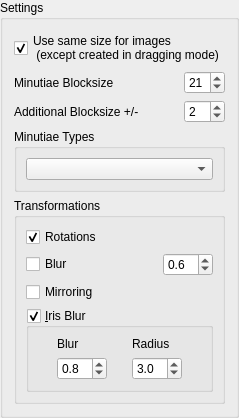
           <widget class="QGroupBox" name="groupBox_marker_settings">
            <property name="title">
             <string>Settings</string>
            </property>
            <layout class="QVBoxLayout" name="verticalLayout_67">
             <item>
              <widget class="QCheckBox" name="checkBox_marker_useUniqueSize">
               <property name="text">
                <string>Use same size for images
 (except created in dragging mode)</string>
               </property>
               <property name="checked">
                <bool>true</bool>
               </property>
              </widget>
             </item>
             <item>
              <layout class="QHBoxLayout" name="horizontalLayout_minutiaeBlocksize">
               <item>
                <widget class="QLabel" name="label_minutiaeBlockSize">
                 <property name="sizePolicy">
                  <sizepolicy hsizetype="Preferred" vsizetype="Preferred">
                   <horstretch>0</horstretch>
                   <verstretch>0</verstretch>
                  </sizepolicy>
                 </property>
                 <property name="text">
                  <string>Minutiae Blocksize</string>
                 </property>
                </widget>
               </item>
               <item>
                <widget class="QSpinBox" name="spinBox_minutiaeBlockSize">
                 <property name="sizePolicy">
                  <sizepolicy hsizetype="Fixed" vsizetype="Fixed">
                   <horstretch>0</horstretch>
                   <verstretch>0</verstretch>
                  </sizepolicy>
                 </property>
                 <property name="value">
                  <number>21</number>
                 </property>
                </widget>
               </item>
              </layout>
             </item>
             <item>
              <layout class="QHBoxLayout" name="horizontalLayout_25">
               <item>
                <widget class="QLabel" name="label_additionalBlocks">
                 <property name="sizePolicy">
                  <sizepolicy hsizetype="Preferred" vsizetype="Preferred">
                   <horstretch>0</horstretch>
                   <verstretch>0</verstretch>
                  </sizepolicy>
                 </property>
                 <property name="text">
                  <string>Additional Blocksize +/-</string>
                 </property>
                </widget>
               </item>
               <item>
                <widget class="QSpinBox" name="spinBox_additionalBlocks">
                 <property name="sizePolicy">
                  <sizepolicy hsizetype="Fixed" vsizetype="Fixed">
                   <horstretch>0</horstretch>
                   <verstretch>0</verstretch>
                  </sizepolicy>
                 </property>
                 <property name="value">
                  <number>2</number>
                 </property>
                </widget>
               </item>
              </layout>
             </item>
             <item>
              <widget class="QGroupBox" name="groupBox_minutiaeType">
               <property name="title">
                <string>Minutiae Types</string>
               </property>
               <layout class="QVBoxLayout" name="verticalLayout_2">
                <item>
                 <widget class="QComboBox" name="comboBox_minutiaeTypes">
                  <property name="enabled">
                   <bool>true</bool>
                  </property>
                  <property name="editable">
                   <bool>false</bool>
                  </property>
                  <property name="currentIndex">
                   <number>-1</number>
                  </property>
                  <property name="maxVisibleItems">
                   <number>10</number>
                  </property>
                  <property name="minimumContentsLength">
                   <number>0</number>
                  </property>
                  <property name="iconSize">
                   <size>
                    <width>35</width>
                    <height>35</height>
                   </size>
                  </property>
                 </widget>
                </item>
               </layout>
              </widget>
             </item>
             <item>
              <widget class="QGroupBox" name="groupBox_transformations">
               <property name="title">
                <string>Transformations</string>
               </property>
               <layout class="QVBoxLayout" name="verticalLayout">
                <item>
                 <widget class="QCheckBox" name="checkBox_marker_rotations">
                  <property name="text">
                   <string>Rotations</string>
                  </property>
                  <property name="checked">
                   <bool>true</bool>
                  </property>
                 </widget>
                </item>
                <item>
                 <layout class="QHBoxLayout" name="horizontalLayout_17">
                  <item>
                   <widget class="QCheckBox" name="checkBox_marker_blur">
                    <property name="text">
                     <string>Blur</string>
                    </property>
                    <property name="checked">
                     <bool>false</bool>
                    </property>
                   </widget>
                  </item>
                  <item>
                   <spacer name="horizontalSpacer_9">
                    <property name="orientation">
                     <enum>Qt::Horizontal</enum>
                    </property>
                    <property name="sizeHint" stdset="0">
                     <size>
                      <width>40</width>
                      <height>20</height>
                     </size>
                    </property>
                   </spacer>
                  </item>
                  <item>
                   <widget class="QDoubleSpinBox" name="doubleSpinBox_marker_blur">
                    <property name="minimumSize">
                     <size>
                      <width>50</width>
                      <height>0</height>
                     </size>
                    </property>
                    <property name="maximumSize">
                     <size>
                      <width>50</width>
                      <height>16777215</height>
                     </size>
                    </property>
                    <property name="decimals">
                     <number>1</number>
                    </property>
                    <property name="minimum">
                     <double>0.100000000000000</double>
                    </property>
                    <property name="maximum">
                     <double>10.000000000000000</double>
                    </property>
                    <property name="singleStep">
                     <double>0.100000000000000</double>
                    </property>
                    <property name="value">
                     <double>0.600000000000000</double>
                    </property>
                   </widget>
                  </item>
                 </layout>
                </item>
                <item>
                 <widget class="QCheckBox" name="checkBox_marker_mirroring">
                  <property name="text">
                   <string>Mirroring</string>
                  </property>
                 </widget>
                </item>
                <item>
                 <widget class="QGroupBox" name="groupBox_marker_irisBlur">
                  <property name="title">
                   <string>&amp;Iris Blur</string>
                  </property>
                  <property name="checkable">
                   <bool>true</bool>
                  </property>
                  <layout class="QGridLayout" name="gridLayout_7">
                   <item row="0" column="0">
                    <widget class="QLabel" name="label_irisBlur_blur">
                     <property name="text">
                      <string>Blur</string>
                     </property>
                    </widget>
                   </item>
                   <item row="0" column="1">
                    <widget class="QLabel" name="label_irisBlur_radius">
                     <property name="text">
                      <string>Radius</string>
                     </property>
                    </widget>
                   </item>
                   <item row="1" column="0">
                    <widget class="QDoubleSpinBox" name="doubleSpinBox_marker_irisBlur_blur">
                     <property name="minimumSize">
                      <size>
                       <width>50</width>
                       <height>0</height>
                      </size>
                     </property>
                     <property name="maximumSize">
                      <size>
                       <width>50</width>
                       <height>16777215</height>
                      </size>
                     </property>
                     <property name="decimals">
                      <number>1</number>
                     </property>
                     <property name="minimum">
                      <double>0.100000000000000</double>
                     </property>
                     <property name="maximum">
                      <double>10.000000000000000</double>
                     </property>
                     <property name="singleStep">
                      <double>0.100000000000000</double>
                     </property>
                     <property name="value">
                      <double>0.800000000000000</double>
                     </property>
                    </widget>
                   </item>
                   <item row="1" column="1">
                    <widget class="QDoubleSpinBox" name="doubleSpinBox_marker_irisBlur_radius">
                     <property name="minimumSize">
                      <size>
                       <width>50</width>
                       <height>0</height>
                      </size>
                     </property>
                     <property name="maximumSize">
                      <size>
                       <width>50</width>
                       <height>16777215</height>
                      </size>
                     </property>
                     <property name="decimals">
                      <number>1</number>
                     </property>
                     <property name="minimum">
                      <double>0.100000000000000</double>
                     </property>
                     <property name="maximum">
                      <double>10.000000000000000</double>
                     </property>
                     <property name="singleStep">
                      <double>0.100000000000000</double>
                     </property>
                     <property name="value">
                      <double>3.000000000000000</double>
                     </property>
                    </widget>
                   </item>
                  </layout>
                 </widget>
                </item>
               </layout>
              </widget>
             </item>
            </layout>
           </widget>
